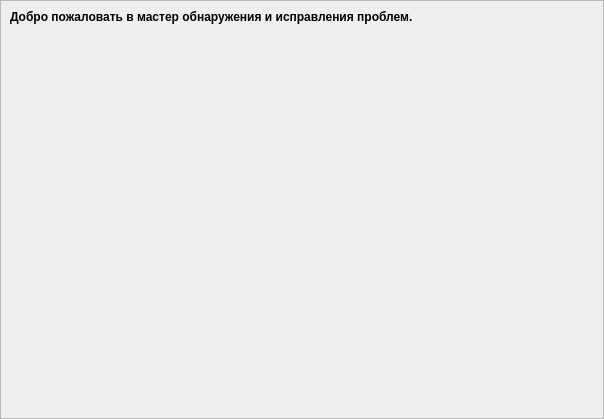
<?xml version="1.0" encoding="UTF-8"?>
<ui version="4.0">
 <class>FirstWidget</class>
 <widget class="QWidget" name="FirstWidget">
  <property name="geometry">
   <rect>
    <x>0</x>
    <y>0</y>
    <width>604</width>
    <height>419</height>
   </rect>
  </property>
  <property name="windowTitle">
   <string>Form</string>
  </property>
  <layout class="QGridLayout" name="gridLayout">
   <property name="leftMargin">
    <number>0</number>
   </property>
   <property name="topMargin">
    <number>0</number>
   </property>
   <property name="rightMargin">
    <number>0</number>
   </property>
   <property name="bottomMargin">
    <number>0</number>
   </property>
   <property name="spacing">
    <number>0</number>
   </property>
   <item row="0" column="0" colspan="2">
    <widget class="QFrame" name="frame">
     <property name="frameShape">
      <enum>QFrame::StyledPanel</enum>
     </property>
     <property name="frameShadow">
      <enum>QFrame::Raised</enum>
     </property>
     <layout class="QGridLayout" name="gridLayout_2">
      <item row="0" column="0">
       <widget class="QLabel" name="label">
        <property name="font">
         <font>
          <weight>75</weight>
          <bold>true</bold>
         </font>
        </property>
        <property name="text">
         <string>Добро пожаловать в мастер обнаружения и исправления проблем.</string>
        </property>
       </widget>
      </item>
      <item row="1" column="0">
       <widget class="QLabel" name="label_2">
        <property name="text">
         <string/>
        </property>
        <property name="pixmap">
         <pixmap resource="resources.qrc">:/logo.png</pixmap>
        </property>
       </widget>
      </item>
      <item row="2" column="0">
       <spacer name="verticalSpacer">
        <property name="orientation">
         <enum>Qt::Vertical</enum>
        </property>
        <property name="sizeHint" stdset="0">
         <size>
          <width>20</width>
          <height>40</height>
         </size>
        </property>
       </spacer>
      </item>
     </layout>
    </widget>
   </item>
  </layout>
 </widget>
 <resources>
  <include location="resources.qrc"/>
 </resources>
 <connections/>
</ui>
